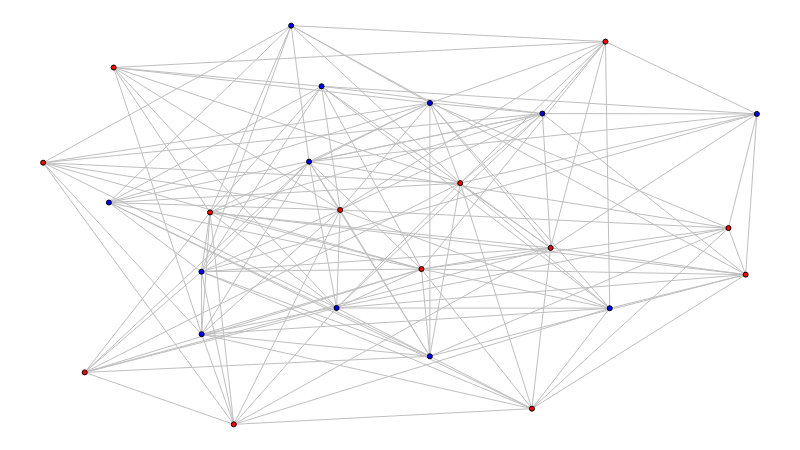

Source (notebook cell):
### Markdown cell above
Exemplo de distribuição de tipos de nó:

(esses tipos representam os *agentes* do modelo)

### Code cell
def set_types(g, num_closers=0):
    nodes = list(g.nodes)
    shuffle(nodes)

    for n in nodes[num_closers:]:
        g.nodes[n]['type'] = OPENER

    for n in nodes[:num_closers]:
        g.nodes[n]['type'] = CLOSER

    for n in g.nodes:
        if g.nodes[n]['type'] == OPENER:
            g.nodes[n]['color'] = OPENER_COLOR
        else:
            g.nodes[n]['color'] = CLOSER_COLOR


set_types(g, int(NUM_NODES / 2))

sn.show_graph(g)

### Figure 1 — Plotly figure (JSON) as saved in the notebook; plotly's stock layout.template omitted (floating-point values rounded to 4 significant figures; data arrays with more than 128 entries replaced by an {"elided": "..."} marker saying what was removed)
{"data": [{"hoverinfo": "none", "line": {"color": "rgb(191, 191, 191)", "width": 1}, "mode": "lines", "x": {"elided": "432 float values"}, "y": {"elided": "432 float values"}}, {"hoverinfo": "none", "marker": {"color": "rgb(0, 0, 255)", "line": {"color": "rgb(0, 0, 0)", "width": 1}, "size": 5}, "mode": "markers+text", "text": [], "textfont": {"color": "rgb(255, 255, 255)"}, "textposition": "middle center", "x": [0.5418, 0.7938, 0.3901, 0.3475, 0.542, 0.4112, 1, 0.2218, 0.2221, 0.3726, 0.6995, 0.0921], "y": [0.1708, 0.2913, 0.8478, 1, 0.806, 0.2919, 0.7785, 0.3829, 0.2261, 0.6588, 0.7795, 0.5564]}, {"hoverinfo": "none", "marker": {"color": "rgb(255, 0, 0)", "line": {"color": "rgb(0, 0, 0)", "width": 1}, "size": 5}, "mode": "markers+text", "text": [], "textfont": {"color": "rgb(255, 255, 255)"}, "textposition": "middle center", "x": [0.05827, 0.53, 0.6848, 0.7879, 0.09881, 0, 0.2671, 0.9843, 0.4162, 0.2338, 0.5843, 0.9602, 0.7111], "y": [0.1304, 0.3895, 0.0394, 0.9599, 0.8949, 0.6563, 0, 0.3756, 0.5377, 0.5315, 0.605, 0.4923, 0.4426]}], "layout": {"height": 450, "margin": {"b": 0, "l": 0, "r": 0, "t": 0}, "showlegend": false, "width": 800, "xaxis": {"showgrid": false, "showticklabels": false, "zeroline": false}, "yaxis": {"showgrid": false, "showticklabels": false, "zeroline": false}}}
